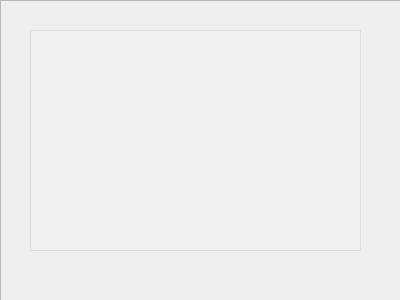
<?xml version="1.0" encoding="UTF-8"?>
<ui version="4.0">
 <class>Help</class>
 <widget class="QWidget" name="Help">
  <property name="geometry">
   <rect>
    <x>0</x>
    <y>0</y>
    <width>400</width>
    <height>300</height>
   </rect>
  </property>
  <property name="windowTitle">
   <string>帮助</string>
  </property>
  <property name="styleSheet">
   <string notr="true"/>
  </property>
  <widget class="QFrame" name="frame">
   <property name="geometry">
    <rect>
     <x>0</x>
     <y>0</y>
     <width>401</width>
     <height>301</height>
    </rect>
   </property>
   <property name="styleSheet">
    <string notr="true">border-image: url(:/DS_2020_GUI/image/astronomy-clouds-dark-evening.jpg);</string>
   </property>
   <property name="frameShape">
    <enum>QFrame::StyledPanel</enum>
   </property>
   <property name="frameShadow">
    <enum>QFrame::Raised</enum>
   </property>
   <widget class="QTextBrowser" name="txb_help">
    <property name="geometry">
     <rect>
      <x>30</x>
      <y>30</y>
      <width>331</width>
      <height>221</height>
     </rect>
    </property>
    <property name="styleSheet">
     <string notr="true">border-image:url();
background-color:rgba(244,244,244,100)</string>
    </property>
   </widget>
  </widget>
 </widget>
 <layoutdefault spacing="6" margin="11"/>
 <resources>
  <include location="DS_2020_GUI.qrc"/>
 </resources>
 <connections/>
</ui>
